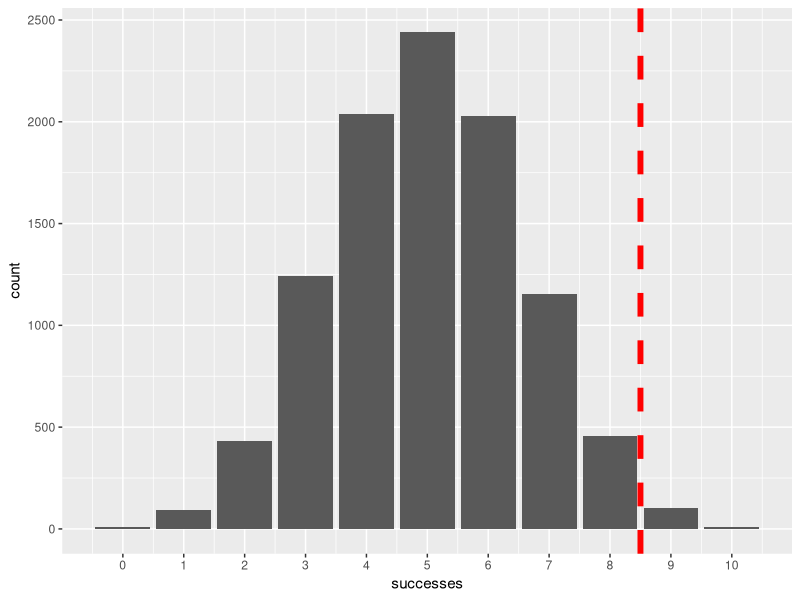
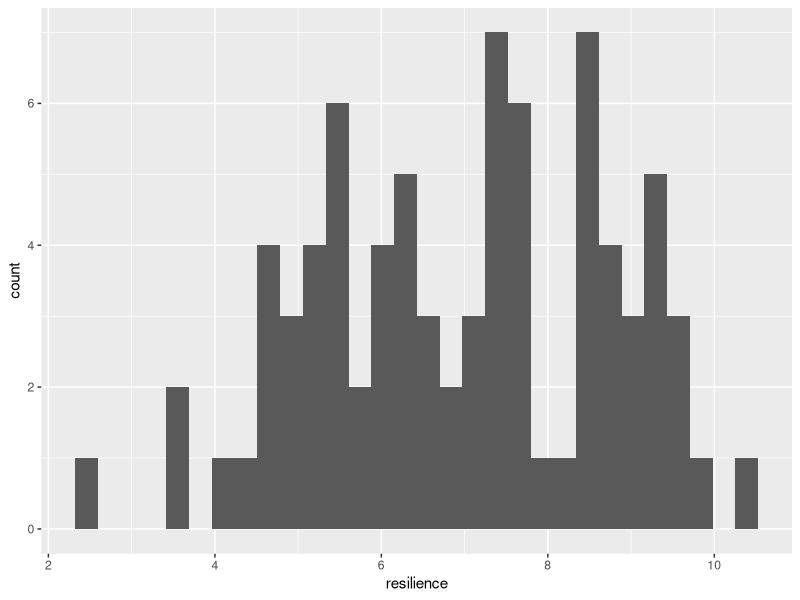
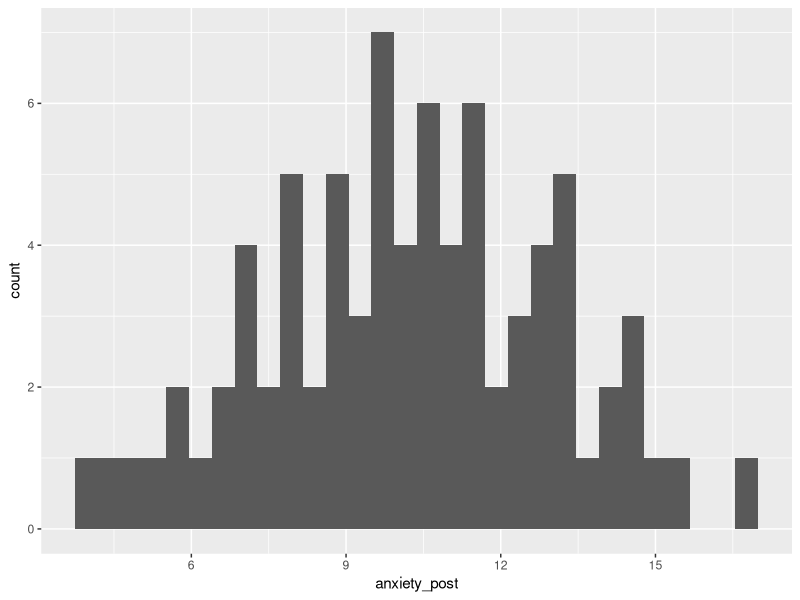
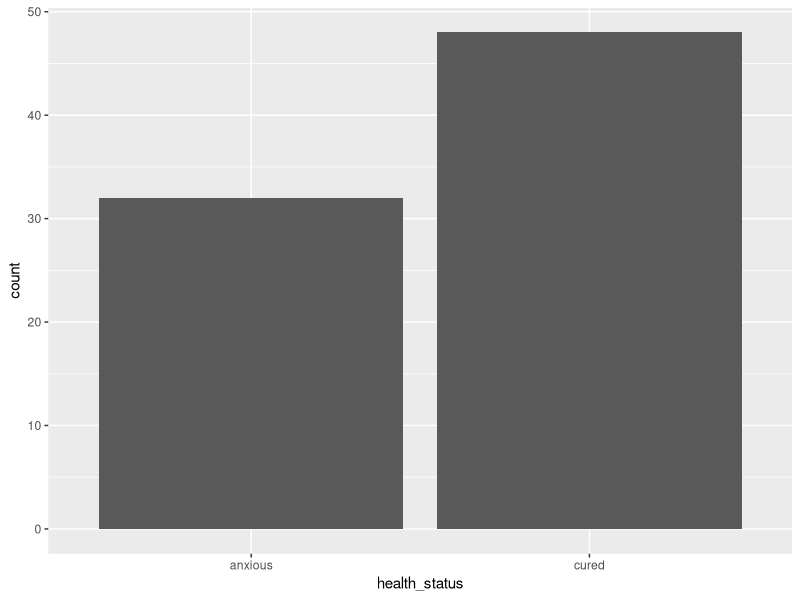
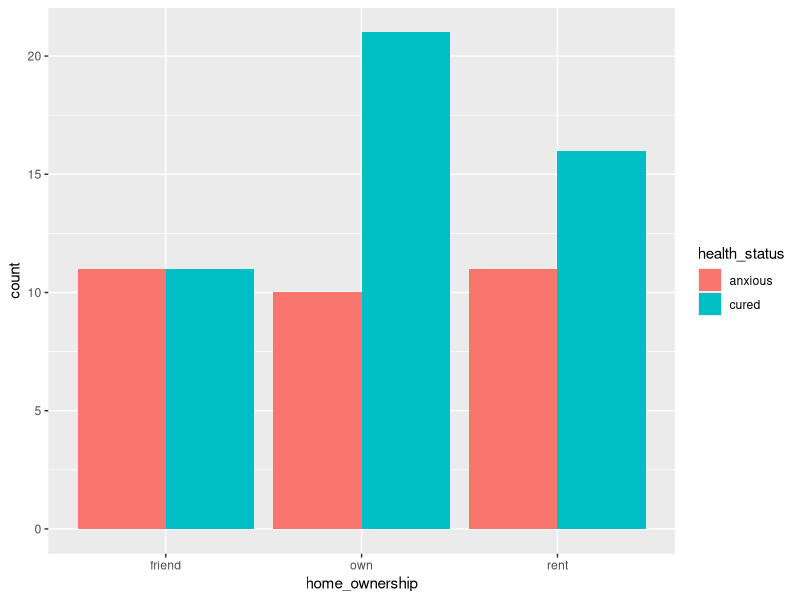
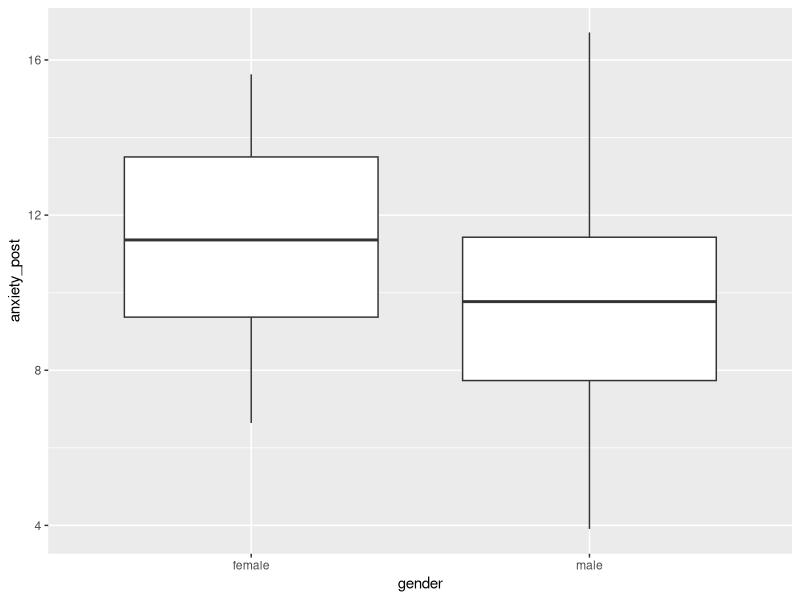
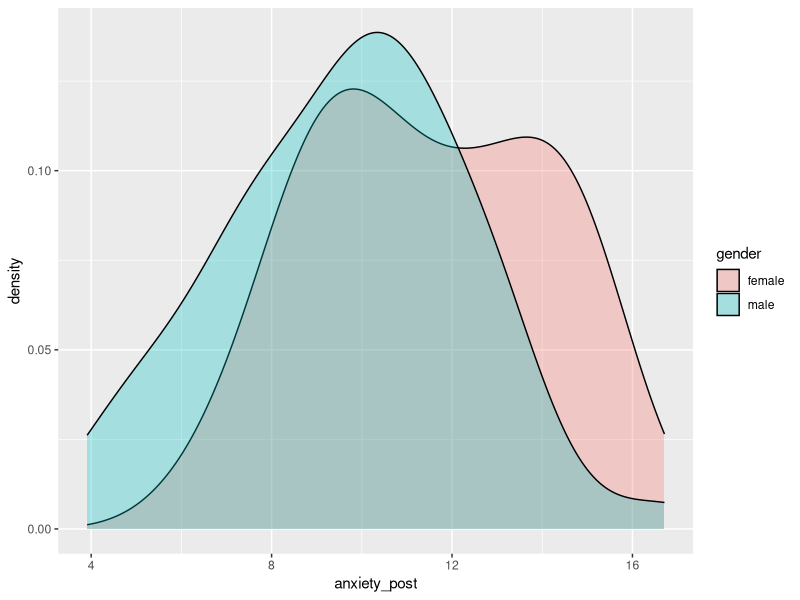
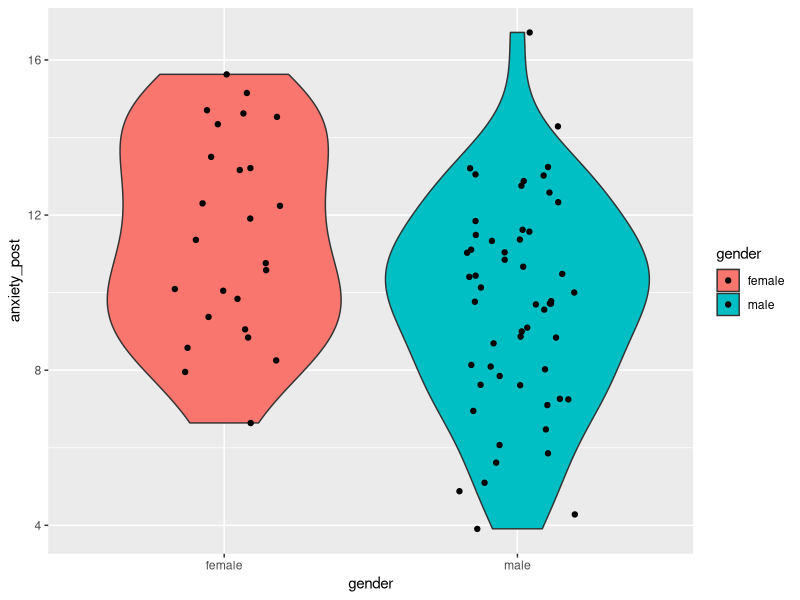

Recreate these plots in R, in order.

############################################################
#                                                          #
#              Basics of hypothesis testing                #
#                                                          #
############################################################


# ## Abstract	

# This exercise aims to introduce the basic concepts related to **hypothesis testing**. During this exercise we will learn about the most commonly used statistical test to test univariate and bivariate hypotheses (testing the effect/relationship between two variables).	


# ## Loading packages	


library(tidyverse) # for dplyr and ggplot2	


# ## Null hypothesis significance testing, and its flipped logic	

# During hypothesis testing our aim often is to test establish the existence of an effect or relationship between variables. In other words, what is the probability that there is an effect. However, during **null-hypothesis significance testing (NHST)** we don't get an answer to this question directly. Rather, we apply a backward logic. We calculate what is the **probability of seeing the observed trend (or even more extreme trend) if the null hypothesis is true**.	

# A simple example: we suspect that **a coin is biased** in a way that when flipped it is more likely to show "heads" than "tails"). If I want to test whether the coin is biased with NHST, I first set up a **null-hypothesis**: in this case that the coin is fair (flipping "heads" and "tails" have the same probability).	

# - H1: the coin is biased (toward "heads")	
# - H0: the coin is fair	

# Let's say that we flip the coin and get 9 "heads" and 1 "tail". What is the probability that the coin is biased? We don't know. We cannot tell, partially because we did not specify "how much" bias are we looking for. However, we can easily tell what is the probability of getting this or even more extreme results (even more heads), if the coin is **fair**. It just requires a bit of probability theory. 	

# Without going into the details, we can calculate with the code below that the probability of getting 9 or more heads out of 10 coin flips if the probability of heads is 0.5 (50%), is p = 0.0107 (**about 1% chance**).	



	
1-pbinom(9-1, 10, 0.5)	

# In other words if we kept repeating the same experiment many times (each experiment containing 10 coinflips) with fair coins, in only 1% of the experiments would we get 9 or more heads.	

# We can test this in R by running a simulation of a lot of similar "experiments". We can randomize a coinflip-like binomial outcome (0 or 1) using the **rbinom()** function. With the code below we randomize the outcome of 10 coinflips 10000 times, with the probability of getting 1 or 0 being equial: p = 0.5 (50%). In the plot we can see how many of the experiments ended up producing 9 or more ones ("heads"). It is close to the above calculated theoretically expected probability.	


successes = rbinom(n = 10000, size = 10, prob = 0.5)	
random_flips = data.frame(successes)	
	
sum(successes > 9)/10000 # proportion of experiments with 9 or more "heads"	
	
ggplot(data = random_flips) +	
  aes(x = successes) +	
  geom_bar()+	
  scale_x_continuous(breaks = 0:10)+	
  geom_vline(xintercept = 8.5, col = "red", linetype = "dashed", size = 2)	
	
	


# Furthermore, this value is equivalent to the p-value returned by a statistical test testing the "fairness" of the coin, in this case, the Binomial test (notice that the p-value returned by the test is the same as we calculated above using pbinom()).	


	
binom.test(x = 9, n = 10, p = 0.5, alternative = "greater")	
	

# All in all, getting 9 or more heads is pretty **surprising** (rare)  from 10 flips, if the coin is fair. But what does this mean regarding whether the coin is **actually fair or not**? We don't actually know. We only know **how rare it is to see the result that we got, if we assume that the coin is fair**. This is the backward logic of the NHST you need to understand.	

# Let's go further now and let's assume that we need to **make a decision** about whether we consider the coin to be fair (for example for a "coin flipping contest") or whether we should believe that the coin is biased. This is the **test** part in the NHST. We usually make this decision based on a pre-specified probability threshold. If the result we saw is **surpirising enough**, **rare enough** assuming the truth of the null hypothesis, we might consider to abonden the assumption that the null hypothesis is true (and with the process of elimination, the only thing we are left with is the alternative hypothesis).	

# In psychology, we usually set this decision threshold at **lower than 5% probability** (p < 0.05). If we see a probability (a p-value) lower than this, we say that we **reject the null**. 	

# It is important to realize thought that we do not get information from the test about the true probability of the null or the alternative hypotheses being true in any single test. We can only know how probable or improbable the result we saw is "in a world where H0 is true". Nothing more and nothing less. 	

# The benefit of using the NHST framework for statistical decision making is that **if we use our decision threshold consistently**, we can be **fairly certain** that we only reject the null falsely in 5% of the times **when the null was actually true**. 	

# Please notice two things though: One is that I said **"fairly certain"** because the assumptions of our statistical tests must hold true, and we have to account for multiple testing. The other is that I said **"when the null was actually true"**. This is important to realize that the benefit that only 5% of our rejections are false does not mean that we are only wrong in 5% of our statistical decisions. This is because this also depends on the **base-rates of correct hypotheses**.	

# ## How many times are we actually right when making statistical decisions?	

# Consider for example of lie detectors. Lie detectors have a pretty high sensitivity, meaning that they tend to correctly identify liers in a high percentage of cases. Lets assume that we have a lie detector with a 95% sensitivity, and that the court uses decisions of lie detector operators in court rulings, so this means that we will catch 95% of the criminals, and only 5% of the criminals will get away unpunished (false negatives). This is all great and some might argue that we should use lie detectors more often in court cases. But notice that so far we only talked about criminals. What about the innocents? It turns out that while lie detectors have a great sensitivity, they tend to have a terrible specificity. That is, about 50% of non-liers are also detected as liers (false-positives) by the lie detector test. So how many times will our court rulings be correct if we rely on lie detectors? It depends on how many criminals and how many innocents we do the test with. If we mostly do the tests with criminals, we will be right most of the times. If we mostly do the test with innocents, we will be wrong most of the times. It is easy to see that if we blanket-test the population with lie detectors, and the actually proportion of criminals in the population is very low, we will end up with mostly innocents in the jails.	

# The same is true for NHST. NHST has a 5% false positive rate (false rejection of the null), but research studies tend to be powered to only have 80% of power (this means 20% false negative rate) in theory. So how many of our statistical decisions are correct then? As in the previous example, this depends on the base-rate. Of how often we do statistical tests of hypotheses which are actually true. 	

# Lets say that the alternative hypothesis is true in 50% of the cases. So from 2000 hypotheses that we test, in 1000 H0 is true, and we will reject the null falsely in 5% of them, so in 50 of these studies we will (wrongly) say that the hypothesis is true. In the rest of the studies, assuming 80% power, we will correctly reject the null in 800 studies. So in total we rejected the null in 850 studies, so in total, we our decisions to reject the null was incorrect in 50/850=0.0588 proportion of the null-rejection decisions (about 6%). Also, we retained the null hypothesis in 950 of the times when the null was actually correct, and we falesely retained the null in 200 studies where actually the alternative hypothesis was true. So our decision to retain the null was incorrect in 200/1150=0.174 proportion (17%) of the decisions in which we retained the null. In total, 250/2000 = 0.125, that is, 12.5% of our statistical decisions were incorrect.	

# But lets assume now that we (scientists) are not that good at coming up with good hypotheses. What if only 10% of the hypotheses that we test in research are actually true? If we crunch the numbers, we can see that in this case, from 2000 research studies we will end up with 90 false rejections of the null and 160 true rejections of the null, thus, we wrongly rejected the null in 36% of all the null-rejection decisions. This is pretty bad. You can say that OK, but in return only incorrectly retained the null in 2% of our null-retention decisions, which lands us at about only 6.5% of our statistical decisions being incorrect overall. That is true, but note that:	

# - the using a strict 5% decision threshold did not prevent us from making a lot of mistakes when we rejected nulls.	
# - the actual power in real research is much lower than the usually desired 80%. Some researchers estimate that depending on the field in question, the actual power is closer to 30-50%.	
# - there is a huge publication bias where positive results (rejecting the null) are overwhelmingly more easy to get published than negative results (retaining the null), so we mostly just see the null-rejection decisions, which means that out of all of the **published** statistical decisions, the actual rate of incorrect decisions is much higher overall.	
# - we did not factor in assumptions not holding true and multiple testing as I mentioned above, which might make things worse	
# - we don't actually know the true base-rate of "good ideas", so how many of our hypotheses baing tested in research are actually true. if most hypotheses we test are wrong, the published decisions can be wrong in even more times	
# - people's careers depend on publication, so researchers are incentivised to "get positive results", because that will increase their chances of being published, thus, there is a certain amount of fraud and questionable research practices in the field, that introduce bias.	

# In summary, unfortunaly it is a very real **possibility that most of the published statistical decisions are wrong** in the current literature. Recent multi-lab replication projects confirm this grim suspicion, where only about 40-60% of the findings published in top scientific journals could be replicated in high powered replication attempts.	


# ## How to do the most common statistical tests in R	

# As discussed above, statistical tests are designed to compute a p-value. In this class we will discuss the following statistical tests:	

# - binomial test	
# - Chi-squared test	
# - t-test	
# - one-way ANOVA	
# - correlation test	



# ### Binomial test	

# We can test the hypothesis that the probability of on of two binomial outcomes is different from a specified test value using the binomial test. In the coin-flip case we used this test to test the hypothesis that the probability of "heads" is higher than 0.5. In this test we need to specify the number of "successes" (x) and the number of total attempts (n), where "success" is defined as getting one of the two possible outcomes. We also need to specify the propbability of success in case of the null hypothesis being true. This is denoted as "p", but don't let this confuse you, this is not the p-value that we use for statistical inference.	

# We specify that alternative = "greater" in the code because we have a specific directional hypothesis, the alternative hypothesis is not only that the probability of heads is "different" from 0.5, we suspect that the probability of heads is actually higher than 0.5.	


	
binom.test(x = 9, n = 10, p = 0.5, alternative = "greater")	
	


# Interpreting the results:	

# - p-value: This is the p-value used for statistical inference, giving the probability of seeing the observer results or even more extreme results if the null is true.	
# - alternative hypothesis: specifies the alternative hypothesis, in this case that "true probability of success is greater than 0.5", because we specified p = 0.5 when calling the statistical test, and because we specified that alternative = "greater".	
# - 95 percent confidence interval (95% CI for short): A 95% confidence interval, meaning that if the experiment was repeated many times and we calculated the the confidence intervals the same way, 95% of these intervals would contain the true population parameter (in this case, the actual probability of getting heads with this coin). It is important that just like the p-value, this 95% CI does not give any assurance about the current single study, it is designed to work over many studies. Note that the CI extend on one side to the highest possible value (in this case 1 is the highest possible value, since we are talking about probabilites). This is because we specified a "one-sided" statistical test with alternative = "greater".	
# - Sample estimates: the actual observed "empirical probability", the observed proportion of successes in our sample. This is the point-estimate.	

# The result can be written as:	

# "We observed 9 heads out of 10 coin flips. The probability of heads is statistically significantly larger (p = 0.011) than 50%: the probability of heads was 0.9 in the sample (95% CI = 0.61, 1)"	

# ## Generate data for the class	

# The code below will generate some data for our class today. It is not important to understand the data generation code at this point in the course, but if you are interested, you can learn from it. 	


n_per_group = 40	
	
base_height_mean = 164	
base_height_sd = 10	
base_anxiety_mean = 18	
base_anxiety_sd = 2	
resilience_mean = 7	
resilience_sd = 2	
	
treatment_effect = - 3	
resilience_effect = - 0.8	
	
gender_bias = 0.7	
gender_effect = - 1	
gender_effect_on_height = 12	
	
	
treatment <- rep(c(1, 0), each = n_per_group)	
set.seed(1)	
	
gender_num <- rbinom(n = n_per_group * 2, size = 1, prob = 0.7)	
gender <- NA	
gender[gender_num == 0] = "female"	
gender[gender_num == 1] = "male"	
	
set.seed(2)	
home_ownership <- sample(c("own", "rent", "friend"), n_per_group * 2, replace = T)	
	
set.seed(3)	
resilience <- rnorm(mean = resilience_mean, sd = resilience_sd, n = n_per_group*2)	
	
set.seed(6)	
anxiety_base <- rnorm(mean = base_anxiety_mean, sd = base_anxiety_sd, n = n_per_group*2)	
anxiety_baseline <- anxiety_base + resilience * resilience_effect + gender_num * gender_effect + rnorm(mean = 0, sd = 2, n = n_per_group*2)	
anxiety_post <- anxiety_base + treatment * treatment_effect + resilience * resilience_effect + gender_num * gender_effect	
participant_ID <- paste0("ID_", 1:(n_per_group*2))	
	
set.seed(5)	
height_base <- rnorm(mean = base_height_mean, sd = base_height_sd, n = n_per_group*2)	
height <- height_base + gender_num * gender_effect_on_height	
	
	
group <- rep(NA, n_per_group*2)	
group[treatment == 0] = "control"	
group[treatment == 1] = "treatment"	
	
health_status <- rep(NA, n_per_group*2)	
health_status[anxiety_post < 11] = "cured"	
health_status[anxiety_post >= 11] = "anxious"	
	
data <- data.frame(participant_ID)	
data = cbind(data, gender, group, resilience, anxiety_baseline, anxiety_post, health_status, home_ownership, height)	
data = as_tibble(data)	
	
data = data %>% 	
  mutate(gender = factor(gender))	
	
data = data %>% 	
  mutate(group = factor(group))	
	
data = data %>% 	
  mutate(health_status = factor(health_status))	
	
data = data %>% 	
  mutate(home_ownership = factor(home_ownership),	
         anxiety_baseline = round(anxiety_baseline, 2),	
         anxiety_post = round(anxiety_post, 2),	
         resilience = round(resilience, 2),	
         height = round(height, 2))	
	
	


# The data simlate data gathered in a randomized controlled clinical trial, where we assessed the effectiveness of psychotherapy to alleviate stress of hurricane survivors. People with high anxiety entered the study after they lost their homes in a hurricane. Participants were randomly allocated into a control or a treatment group. The treatment group got weekly CBT sessions for 6 weeks. The control group was put on a wait list, and did not get any intervention to decrease anxiety.	

# In the dataset we have the following variableS: 	

# - participant_ID	
# - gender	
# - group - "treatment" or "control"	
# - resilience - a trait-like ability/capacity of a person to cope with challanges or stressful situations (a continuous variable)	
# - anxiety_baseline - anxiety levels measured at baseline	
# - anxiety_post - anxiety measured after 6 weeks	
# - health_status - whether the person can be considered to be "cured" or "anxious" according to clinical criteria.	
# - home_ownership - where did the person live before the hurricane: "friend" means that with family or friends, "own" means that in a property owned by the person, "rent" means that in property rented by the person	
# - height - height of the person	

# ## Checking data.	


# As always, we need the check the data structure and descriptives before doing any analysis. 	



data	
	
data %>% 	
  summary()	
	
data %>% 	
  ggplot() +	
    aes(x = resilience) +	
    geom_histogram()	
	
data %>% 	
  ggplot() +	
    aes(x = anxiety_post) +	
    geom_histogram()	
	
data %>% 	
  ggplot() +	
    aes(x = health_status) +	
    geom_bar()	
	
set.seed(Sys.time())	


# ## Hipotezisek	

# We will test the following hypotheses in this study: 	

# 1. More than 50% of the participants were male in the population (**gender** vs. 50%).	
# 2. The research groups will differ from each other in the health_status of individuals. (**health_status** vs. **group**)	
# 3. The average anxiety will be lower i the treatment group than in the control group at the 6 week (post-tretatment) measurement time (**anxiety_post** vs. **group**)	
# 4. Resilience will be negatively correlated with post-test anxiety (those with higher resilience will have lower anxiety).(**anxiety_post** vs. **resilience**)	


# *___________Practice_____________*	

# Test the hypothesis that there are more than 50% males (**gender** variable) in this clinical population. 	

# Hint: We can test this hypothesis the same way as we tested the hypothesis above about the coin being biased.	

# *________________________________*	


# ## Relationship between two categorical variables (Chi-squared test)	

# The Chi-squared test is used to assess whether there is a relationship between two categorical variables.	

# (For 2x2 tables the Fisher’s exact test or likelihood ratio test is advised, but for tables larger than 2x2 the Chi-sqare test is advised.)	

# Assumptions for the Chi-sqare test:	

# - Each observation is independent of all the others (i.e., one observation per subject);	
# - No more than 20% of the expected counts are less than 5 and all individual expected counts are 1 or greater	

# Lets now assess the relationship of **home_ownership** and **health_status**. 	

# As always, we start with exploration:	

# - create a crosstab of the two variables	
# - visualize the relationship using a barchart (pl. geom_bar)	


	
table(data$home_ownership, data$health_status)	
	
data %>% 	
  ggplot() +	
    aes(x = home_ownership, fill = health_status) +	
    geom_bar(position = "dodge")	
	


# Then, we can perform the Chi-squared test. We do this on the crosstab we created for the exploration above. 	

# In the Khi-squared test we are testing the null hypothesis that the probability distribution of one variable is the same in all categories of the other variable. (In our case this means that people in all home ownership categoris display the same rate of being cured vs. being anxious)	



	
ownership_health_status_table = table(data$home_ownership, data$health_status)	
ownership_health_status_table	
	
chisq.test(ownership_health_status_table)	
	

# We can write this result down as: 	

# "There is no statistically significant difference among the different home ownership groups in their health status. (X^2 = `r round(chisq.test(ownership_health_status_table)$statistic, 2)`, df = `r chisq.test(ownership_health_status_table)$parameter`, p = `r round(chisq.test(ownership_health_status_table)$p.value, 3)`)."	





# *___________Practice_____________*	


# Test hypothesis 2 mentioned above: "The research groups will differ from each other in the health_status of individuals." (**health_status** vs. **group**)	

# This can be tested with the same procedure as above.	

# - first, do explorative analysis	
# - create a crosstab of the two variables, save this table as a new object	
# - do the chisq.test() with this table object as the input	
# - write down the results according to the example in the class notes.	


# *________________________________*	


# ## Comparing the average of a continuous variable across groups: t-test and ANOVA	


# ### t-test	

# The t-test is used to compare the mean of a continuous variable across two groups. For example in the code below we compare the mean of anxiety after 6 weeks of treatment (**anxiety_post**) of men and women (**gender**).  	

# The assumptions of the independent sample t-test are:	

# - The dependent variable should be measured at the interval or ratio level	
# - The independent variable should consist of two categorical independent groups	
# - Independence of the observations. Each subject should belong to only one group. There is no relationship between the observations in each group.	
# - No significant outliers in the two groups	
# - Normality. the data for each group should be approximately normally distributed.	
# - Homogeneity of variances. the variance of the outcome variable should be equal in each group. The Welch t-test does not make this assumption, so this can be used in case of heteroscedasticity.	


# As usualy we start with exploratory statistics.	


	
summary = data %>% 	
  group_by(gender) %>% 	
    summarize(mean = mean(anxiety_post), sd = sd(anxiety_post))	
summary	
	
data %>% 	
  ggplot() +	
    aes(x = gender, y = anxiety_post) +	
    geom_boxplot()	
	
data %>% 	
  ggplot() +	
    aes(x = anxiety_post, fill = gender) +	
    geom_density(alpha = 0.3)	
	
data %>% 	
  ggplot() +	
    aes(x = gender, y = anxiety_post, fill = gender) +	
    geom_violin() +	
    geom_jitter(width = 0.2)	
	
	


# The exploratory results that indicate that there is a difference between the gender groups, females having slightly higher anxiety than men.	

# To see whether there is a statistically significant difference, we need to perform a t-test using the t.test() function.	


	
t_test_results = t.test(anxiety_post ~ gender, data = data)	
t_test_results	
	
mean_dif = summary %>% 	
    summarize(mean_dif = mean[1] - mean[2])	
mean_dif	
	
	


# The result can be written down as follows:	

# "Man and women are significantly different in post-treatment anxiety. (t = `r round(t_test_results$statistic, 2)`, df = `r round(t_test_results$parameter, 2)`, p = `r round(t_test_results$p.value, 3)`. Mean anxiety in the groups were as follows: women: `r round(summary$mean[1], 2)`(`r round(summary$sd[1], 2)`), men: `r round(summary$mean[2], 2)`(`r round(summary$sd[2], 2)`). Women were on average more anxious by `r round(mean_dif, 2)` points than men (95% CI = `r round(t_test_results$conf.int[1], 2)`, `r round(t_test_results$conf.int[2], 2)`)."	

# ### One-way ANOVA	

# If there are **more than 2 categories** in a categorical variable, we cannot use a t-test to compare all groups at the same time. Instead, we can use the ***One-way ANOVA*** with the **aov()** function. The formula is the same as for the t.test().	

# The assumptions of the one-way ANOVA:	

# - The dependent variable should be measured at the interval or ratio level	
# - The independent variable should consist of two or more categorical, independent groups	
# - Independence of observations	
# - No significant outliers in the groups	
# - Normality. The dependent variable should be approximately normally distributed for each category of the independent variable	
# - Homogeneity of variances.	


# Below we are testing the group differences in mean post-treatment anxiety (**anxiety_post**) between the home ownership groups (**home_ownership**).	


	
summary_home_ownership_vs_anxiety_post = data %>% 	
  group_by(home_ownership) %>% 	
    summarize(mean = mean(anxiety_post), sd = sd(anxiety_post))	
summary_home_ownership_vs_anxiety_post	
	
	
data %>% 	
  ggplot() +	
    aes(x = home_ownership, y = anxiety_post) +	
    geom_violin() +	
  geom_jitter()	
	
	
ANOVA_result = aov(anxiety_post ~ home_ownership, data = data)	
summary(ANOVA_result)	
	



# The results can be written down as follows:	

# "There was no significant difference between the homw ownership groups in the average level of anxiety at post-treatment. (F (`r round(summary(ANOVA_result)[[1]]$Df[1],2)` ,`r round(summary(ANOVA_result)[[1]]$Df[2],2)`) = `r round(summary(ANOVA_result)[[1]]$F[1],2)`, p = `r round(summary(ANOVA_result)[[1]][1,5],3)`). Table 1 shows the mean and SD of anxiety for each group."	


# ### One-sided vs. two-sided tests	

# If we have an expectation about the direction of an effect (for example which group will show higher scores), that we use a **one-sided statistical test** instead of the degfault two-sided tests. 	

# Let's say for example that we hypothesize that there will be a difference between the gender groups in post-treatment anxiety, and also that females will have higher anxiety. We can specify this by setting the "alternative" parameter to alternative = "greater". 	

# If we compare this result to the previous result we got on the same t-test without setting the alternative parameter, see that all numerical results are the same, except for **the p-value and the confidence interval**. The p-value is exactly half of the size it was with the two-sided test, because the possible probability distribution was halved by using a one-sided hypothesis. This means that if we are right about the direction of the effect, specifying this in the hypothesis makes our test more powerful (have a higher probability of detecting the effect), so it is always worth it to specify a one-sided hypothesis if we have good reason to suspect it.	

# Also, as noted above, the confidence interval (CI) extends on one side to the highest possible value, in this case it is "Inf", that is, infinity. 	

# One important thing to understand is that when we say **alternative = "greater"**, we mean that the **reference group** in the categorical variable will have a higher mean compared to the other group. If we thought that the reference category would have a lower mean than the other group, we would have to specify **alternative = "less"**. 	

# As noted earlier, the reference group or reference category is determined by R automatically based on alphabetic order, unless specified otherwise. In our case, "female" is tha reference category, since it is earlier in the alphabet than "male". We can change this by using the **factor() function and setting the levels =** parameter as we have seen in the earlier exercise. The important thing is to always know what is the reference level when we specify a one-sided alternative hypothesis. 	



	
summary = data %>% 	
  group_by(gender) %>% 	
    summarize(mean = mean(anxiety_post), sd = sd(anxiety_post))	
summary	
	
data %>% 	
  ggplot() +	
    aes(x = gender, y = anxiety_post, fill = gender) +	
    geom_violin() +	
    geom_jitter(width = 0.2)	
	
t_test_results_one_sided = t.test(anxiety_post ~ gender, data = data, alternative = "greater")	
t_test_results_one_sided	
	


# We can write down the result like this:	

# "The anxiety was significantly higher among women than men (t = `r round(t_test_results_one_sided$statistic, 2)`, df = `r round(t_test_results_one_sided$parameter, 2)`, p = `r round(t_test_results_one_sided$p.value, 3)`. The mean and SD of anxiety in the groups were the following: women: `r round(summary$mean[1], 2)`(`r round(summary$sd[1], 2)`), men: `r round(summary$mean[2], 2)`(`r round(summary$sd[2], 2)`). women were on average `r round(mean_dif, 2)` points more anxious (95% CI = `r round(t_test_results_one_sided$conf.int[1], 2)`, inf)."	


# Lets see what would have happened if we specified the alternative hypothesis in the other direction with **alternative = "less"**. 	

# The p-values is almost 1 in this case, This is not surprising, since the trend in the data point into the opposite direction from what we specified in our alternative hypothesis, so this observation does not allow us at all to reject the null.	



	
t_test_results_one_sided = t.test(anxiety_post ~ gender, data = data, alternative = "less")	
t_test_results_one_sided	
	



# *____________Practice___________*	

# Test the 3rd hypothesis mentioned above: 	

# Teszteld a 3. hipotezist, hogy "The average anxiety will be lower i the treatment group than in the control group at the 6 week (post-tretatment) measurement time" (**anxiety_post** vs. **group**).	

# - Lets run exporatory analyses on the relationship of the two variables	
# - Decide whether to use one or two sided test, and if you decide to use one-sided, make sure to specify the alternative correctly based on what is the reference group	
# - Should we use the t.test or one-way ANOVA?	
# - Write down the results with words as shown in the example above.	

# *________________________________*	


# ## Relationship between two continuous variables, correlation test using cor.test()	

# The **correlation test** determines whether there is a statistically significant relationship between **two conitnuous variables**	

# The assumptions of pearson's correlation are:	
# - Continuous variables. If one or both of the variables are ordinal in measurement, then a Spearman correlation can be used	
# - Each observation should have a pair of values	
# - Absence of outliers	
# - Linearity. A “straight line” relationship between the variable should be formed.	
# - Normality. Both variables should be normally distributed. In case of non-normality a Spearman correlation can be conducted instead	


# Lets assess wehter there is a relationship between **resilience** and **height**. 	

# As we learned before, the exploratory analysis can inlcude a scatterplot with a trend line and calculating the correlation coefficient. (Note that in geom_smooth we use method = "lm" to get a straight line instead of the curved line what is produced by the default method = "loess")	


	
data %>% 	
  select(resilience, height) %>% 	
    cor()	
	
data %>% 	
  ggplot() +	
    aes(x = resilience, y = height) +	
      geom_point() +	
      geom_smooth(method = "lm")	
	


# The two variables seem to be unrelated based on the exploration.	

# We can test for whether there is a statistically significant relationship using Pearson correlation test via the **cor.test()** function:	


correlation_result = cor.test(data$resilience, data$height)		
correlation_result		
	


# We can write down the results as follows:	

# There is was no evidence for a significant relationship between resilience and height (r = `r round(correlation_result$estimate, 2)`, 95% CI = `r round(correlation_result$conf.int[1], 2)`, `r round(correlation_result$conf.int[2], 2)`, df = `r round(correlation_result$parameter, 2)`, p = `r round(correlation_result$p.value, 3)`)"	

# Similarly to the t.test, it is good to use a one-sided alternative hypothesis in the case of a correlation test as well, if we have a good reason to expect this. For example we can expect that there will be a positive correlation between resilience and height, so we could specify alternative = "greater", because we think that there will be a positive correlation. If we thought the correlation will be negative, we would specify alternative = "less".	


	
correlation_result_greater = cor.test(data$resilience, data$height, alternative = "greater")		
correlation_result_greater		
	




# *____________Practice____________*	

# test the 4th hypothesis mentioned above: 	

# Teszteld a 4. hipotezist, hogy "Resilience will be negatively correlated with post-test anxiety (those with higher resilience will have lower anxiety)." (**anxiety_post** vs. **resilience**)	

# - Lets run exporatory analyses on the relationship of the two variables	
# - Decide whether to use one or two sided test, and if you decide to use one-sided, make sure to specify the alternative correctly based on the expected direction of the relationship	
# - Write down the results of the test with words as shown in the example above.	

# *________________________________*	


# ### About reporting statistical results in general:	

# When reporting statistical results, it can vary from test to test what kinds of data we get, but in general, we usually need to provide the following information in te description of the results: 	
# - text summary of the results	
# - the test-statistic	
# - degrees of freedon (in very simple tests with no df we usually report the sample size instead)	
# - p-value	
# - point estimate of the parameter or effect size 	
# - 95% confidence interval of the the parameter or effect size 	
